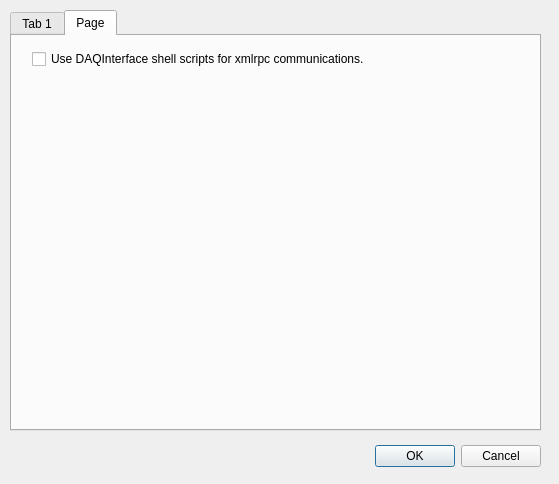
<?xml version="1.0" encoding="UTF-8"?>
<ui version="4.0">
 <class>MenuOptionsDialog</class>
 <widget class="QDialog" name="MenuOptionsDialog">
  <property name="geometry">
   <rect>
    <x>0</x>
    <y>0</y>
    <width>559</width>
    <height>484</height>
   </rect>
  </property>
  <property name="windowTitle">
   <string>Dialog</string>
  </property>
  <widget class="QDialogButtonBox" name="buttonBox">
   <property name="geometry">
    <rect>
     <x>200</x>
     <y>440</y>
     <width>341</width>
     <height>32</height>
    </rect>
   </property>
   <property name="orientation">
    <enum>Qt::Horizontal</enum>
   </property>
   <property name="standardButtons">
    <set>QDialogButtonBox::Cancel|QDialogButtonBox::Ok</set>
   </property>
  </widget>
  <widget class="QTabWidget" name="optionsTabs">
   <property name="geometry">
    <rect>
     <x>10</x>
     <y>10</y>
     <width>531</width>
     <height>421</height>
    </rect>
   </property>
   <property name="currentIndex">
    <number>1</number>
   </property>
   <widget class="QWidget" name="tab">
    <attribute name="title">
     <string>Tab 1</string>
    </attribute>
    <widget class="QLabel" name="label">
     <property name="geometry">
      <rect>
       <x>10</x>
       <y>330</y>
       <width>81</width>
       <height>20</height>
      </rect>
     </property>
     <property name="text">
      <string>Font type:</string>
     </property>
    </widget>
    <widget class="QFontComboBox" name="fcbFontType">
     <property name="geometry">
      <rect>
       <x>80</x>
       <y>320</y>
       <width>161</width>
       <height>28</height>
      </rect>
     </property>
    </widget>
    <widget class="QLabel" name="label_2">
     <property name="geometry">
      <rect>
       <x>350</x>
       <y>330</y>
       <width>81</width>
       <height>20</height>
      </rect>
     </property>
     <property name="text">
      <string>Font size:</string>
     </property>
    </widget>
    <widget class="QSpinBox" name="sbFontSize">
     <property name="geometry">
      <rect>
       <x>430</x>
       <y>320</y>
       <width>81</width>
       <height>29</height>
      </rect>
     </property>
    </widget>
    <widget class="QTextEdit" name="taFontVisualization">
     <property name="geometry">
      <rect>
       <x>10</x>
       <y>10</y>
       <width>511</width>
       <height>301</height>
      </rect>
     </property>
     <property name="html">
      <string>&lt;!DOCTYPE HTML PUBLIC &quot;-//W3C//DTD HTML 4.0//EN&quot; &quot;http://www.w3.org/TR/REC-html40/strict.dtd&quot;&gt;
&lt;html&gt;&lt;head&gt;&lt;meta name=&quot;qrichtext&quot; content=&quot;1&quot; /&gt;&lt;style type=&quot;text/css&quot;&gt;
p, li { white-space: pre-wrap; }
&lt;/style&gt;&lt;/head&gt;&lt;body style=&quot; font-family:'Cantarell'; font-size:11pt; font-weight:400; font-style:normal;&quot;&gt;
&lt;p style=&quot; margin-top:0px; margin-bottom:0px; margin-left:0px; margin-right:0px; -qt-block-indent:0; text-indent:0px;&quot;&gt;Lorem ipsum dolor sit amet, consectetur adipiscing elit, sed do eiusmod tempor incididunt ut labore et dolore magna aliqua. Ut enim ad minim veniam, quis nostrud exercitation ullamco laboris nisi ut aliquip ex ea commodo consequat. Duis aute irure dolor in reprehenderit in voluptate velit esse cillum dolore eu fugiat nulla pariatur. Excepteur sint occaecat cupidatat non proident, sunt in culpa qui officia deserunt mollit anim id est laborum.&lt;/p&gt;&lt;/body&gt;&lt;/html&gt;</string>
     </property>
    </widget>
    <widget class="QCheckBox" name="cbEnableAutoResizing">
     <property name="geometry">
      <rect>
       <x>10</x>
       <y>360</y>
       <width>151</width>
       <height>26</height>
      </rect>
     </property>
     <property name="text">
      <string>Enable Autoresizing</string>
     </property>
    </widget>
   </widget>
   <widget class="QWidget" name="tab_2">
    <attribute name="title">
     <string>Page</string>
    </attribute>
    <widget class="QCheckBox" name="cbEnableShellScripts">
     <property name="geometry">
      <rect>
       <x>20</x>
       <y>10</y>
       <width>501</width>
       <height>26</height>
      </rect>
     </property>
     <property name="text">
      <string>Use DAQInterface shell scripts for xmlrpc communications.</string>
     </property>
    </widget>
   </widget>
  </widget>
 </widget>
 <resources/>
 <connections>
  <connection>
   <sender>buttonBox</sender>
   <signal>accepted()</signal>
   <receiver>MenuOptionsDialog</receiver>
   <slot>accept()</slot>
   <hints>
    <hint type="sourcelabel">
     <x>248</x>
     <y>254</y>
    </hint>
    <hint type="destinationlabel">
     <x>157</x>
     <y>274</y>
    </hint>
   </hints>
  </connection>
  <connection>
   <sender>buttonBox</sender>
   <signal>rejected()</signal>
   <receiver>MenuOptionsDialog</receiver>
   <slot>reject()</slot>
   <hints>
    <hint type="sourcelabel">
     <x>316</x>
     <y>260</y>
    </hint>
    <hint type="destinationlabel">
     <x>286</x>
     <y>274</y>
    </hint>
   </hints>
  </connection>
 </connections>
</ui>
